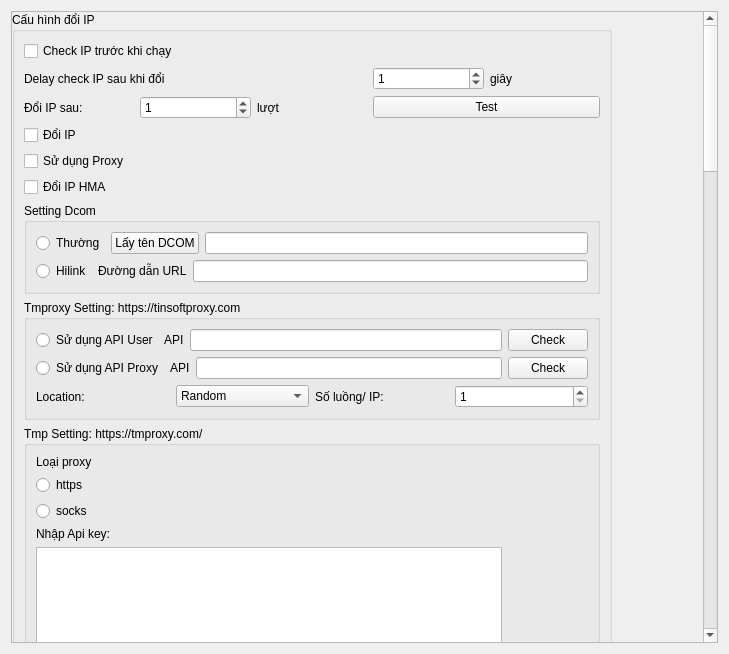
<?xml version="1.0" encoding="UTF-8"?>
<ui version="4.0">
 <class>ProxyConfig</class>
 <widget class="QWidget" name="ProxyConfig">
  <property name="geometry">
   <rect>
    <x>0</x>
    <y>0</y>
    <width>729</width>
    <height>654</height>
   </rect>
  </property>
  <property name="windowTitle">
   <string>Proxy Config</string>
  </property>
  <layout class="QVBoxLayout" name="verticalLayout">
   <item>
    <widget class="QScrollArea" name="scrollArea">
     <property name="widgetResizable">
      <bool>true</bool>
     </property>
     <widget class="QWidget" name="scrollAreaWidgetContents">
      <property name="geometry">
       <rect>
        <x>0</x>
        <y>-1634</y>
        <width>684</width>
        <height>2600</height>
       </rect>
      </property>
      <property name="minimumSize">
       <size>
        <width>0</width>
        <height>2600</height>
       </size>
      </property>
      <widget class="QGroupBox" name="groupBox_3">
       <property name="geometry">
        <rect>
         <x>0</x>
         <y>0</y>
         <width>600</width>
         <height>2101</height>
        </rect>
       </property>
       <property name="title">
        <string>Cấu hình đổi IP</string>
       </property>
       <layout class="QVBoxLayout" name="verticalLayout_2">
        <item>
         <layout class="QGridLayout" name="gridLayout_7">
          <item row="1" column="3">
           <widget class="QSpinBox" name="timeDelayCheckIPAfterChange">
            <property name="value">
             <number>1</number>
            </property>
           </widget>
          </item>
          <item row="0" column="0" colspan="4">
           <widget class="QCheckBox" name="checkIPBeforeRun">
            <property name="text">
             <string>Check IP trước khi chạy</string>
            </property>
           </widget>
          </item>
          <item row="1" column="4">
           <widget class="QLabel" name="label_10">
            <property name="text">
             <string>giây</string>
            </property>
           </widget>
          </item>
          <item row="2" column="0">
           <widget class="QLabel" name="label_7">
            <property name="text">
             <string>Đổi IP sau:</string>
            </property>
           </widget>
          </item>
          <item row="2" column="2">
           <widget class="QLabel" name="label_8">
            <property name="text">
             <string>lượt</string>
            </property>
           </widget>
          </item>
          <item row="2" column="1">
           <widget class="QSpinBox" name="timeChangeIP">
            <property name="value">
             <number>1</number>
            </property>
           </widget>
          </item>
          <item row="1" column="0" colspan="3">
           <widget class="QLabel" name="label_9">
            <property name="text">
             <string>Delay check IP sau khi đổi</string>
            </property>
           </widget>
          </item>
          <item row="2" column="3" colspan="2">
           <widget class="QPushButton" name="pushButton">
            <property name="text">
             <string>Test</string>
            </property>
           </widget>
          </item>
         </layout>
        </item>
        <item>
         <layout class="QGridLayout" name="gridLayout_8">
          <item row="0" column="0">
           <widget class="QCheckBox" name="changeIP">
            <property name="text">
             <string>Đổi IP</string>
            </property>
           </widget>
          </item>
          <item row="1" column="0">
           <widget class="QCheckBox" name="useProxy">
            <property name="text">
             <string>Sử dụng Proxy</string>
            </property>
           </widget>
          </item>
          <item row="2" column="0">
           <widget class="QCheckBox" name="changeIpHMA">
            <property name="text">
             <string>Đổi IP HMA</string>
            </property>
           </widget>
          </item>
         </layout>
        </item>
        <item>
         <widget class="QGroupBox" name="groupBox_5">
          <property name="title">
           <string>Setting Dcom</string>
          </property>
          <layout class="QGridLayout" name="gridLayout_4">
           <item row="0" column="0">
            <layout class="QHBoxLayout" name="horizontalLayout">
             <item>
              <widget class="QRadioButton" name="normalDcom">
               <property name="text">
                <string>Thường</string>
               </property>
              </widget>
             </item>
             <item>
              <widget class="QPushButton" name="pushButton_2">
               <property name="text">
                <string>Lấy tên DCOM</string>
               </property>
              </widget>
             </item>
             <item>
              <widget class="QLineEdit" name="getNameDCOM"/>
             </item>
            </layout>
           </item>
           <item row="1" column="0">
            <layout class="QHBoxLayout" name="horizontalLayout_2">
             <item>
              <widget class="QRadioButton" name="hilinkDcom">
               <property name="text">
                <string>Hilink</string>
               </property>
              </widget>
             </item>
             <item>
              <widget class="QLabel" name="label">
               <property name="text">
                <string>Đường dẫn URL</string>
               </property>
              </widget>
             </item>
             <item>
              <widget class="QLineEdit" name="linkURLDCOM"/>
             </item>
            </layout>
           </item>
          </layout>
         </widget>
        </item>
        <item>
         <widget class="QGroupBox" name="groupBox_7">
          <property name="title">
           <string>Tmproxy Setting: https://tinsoftproxy.com</string>
          </property>
          <layout class="QGridLayout" name="gridLayout_6">
           <item row="0" column="0">
            <layout class="QHBoxLayout" name="horizontalLayout_3">
             <item>
              <widget class="QRadioButton" name="useApiUserTinsoftproxy">
               <property name="text">
                <string>Sử dụng API User</string>
               </property>
              </widget>
             </item>
             <item>
              <widget class="QLabel" name="label_2">
               <property name="text">
                <string>API</string>
               </property>
              </widget>
             </item>
             <item>
              <widget class="QLineEdit" name="apiUserTinsoftproxy"/>
             </item>
             <item>
              <widget class="QPushButton" name="checkApiUserTinsoftproxy">
               <property name="text">
                <string>Check</string>
               </property>
              </widget>
             </item>
            </layout>
           </item>
           <item row="1" column="0">
            <layout class="QHBoxLayout" name="horizontalLayout_4">
             <item>
              <widget class="QRadioButton" name="useApiProxyTinsoftproxy">
               <property name="text">
                <string>Sử dụng API Proxy</string>
               </property>
              </widget>
             </item>
             <item>
              <widget class="QLabel" name="label_3">
               <property name="text">
                <string>API</string>
               </property>
              </widget>
             </item>
             <item>
              <widget class="QLineEdit" name="apiProxyTinsoftproxy"/>
             </item>
             <item>
              <widget class="QPushButton" name="checkApiProxyTinsoftproxy">
               <property name="text">
                <string>Check</string>
               </property>
              </widget>
             </item>
            </layout>
           </item>
           <item row="2" column="0">
            <layout class="QHBoxLayout" name="horizontalLayout_5">
             <item>
              <widget class="QLabel" name="label_4">
               <property name="text">
                <string>Location:</string>
               </property>
              </widget>
             </item>
             <item>
              <widget class="QComboBox" name="comboBox">
               <item>
                <property name="text">
                 <string>Random</string>
                </property>
               </item>
              </widget>
             </item>
             <item>
              <widget class="QLabel" name="label_5">
               <property name="text">
                <string>Số luồng/ IP:</string>
               </property>
              </widget>
             </item>
             <item>
              <widget class="QSpinBox" name="threadIpTinproxy">
               <property name="minimum">
                <number>1</number>
               </property>
              </widget>
             </item>
            </layout>
           </item>
          </layout>
         </widget>
        </item>
        <item>
         <widget class="QGroupBox" name="groupBox_4">
          <property name="title">
           <string>Tmp Setting: https://tmproxy.com/</string>
          </property>
          <layout class="QGridLayout" name="gridLayout_2">
           <item row="6" column="0">
            <layout class="QHBoxLayout" name="horizontalLayout_8">
             <item>
              <widget class="QLabel" name="label_13">
               <property name="text">
                <string>Số luồng/ IP:</string>
               </property>
              </widget>
             </item>
             <item>
              <widget class="QSpinBox" name="threadIpTmproxy">
               <property name="minimum">
                <number>1</number>
               </property>
              </widget>
             </item>
            </layout>
           </item>
           <item row="0" column="0">
            <widget class="QLabel" name="label_11">
             <property name="text">
              <string>Loại proxy</string>
             </property>
            </widget>
           </item>
           <item row="5" column="1">
            <widget class="QPushButton" name="checkApiKeyTmsoftproxy">
             <property name="text">
              <string>Check</string>
             </property>
            </widget>
           </item>
           <item row="4" column="0">
            <widget class="QLabel" name="label_14">
             <property name="text">
              <string>Nhập Api key:</string>
             </property>
            </widget>
           </item>
           <item row="5" column="0">
            <widget class="QTextEdit" name="apiKeyTmproxy"/>
           </item>
           <item row="1" column="0">
            <widget class="QRadioButton" name="httpTmProxy">
             <property name="text">
              <string>https</string>
             </property>
            </widget>
           </item>
           <item row="2" column="0">
            <widget class="QRadioButton" name="socketTmProxy">
             <property name="text">
              <string>socks</string>
             </property>
            </widget>
           </item>
          </layout>
         </widget>
        </item>
        <item>
         <widget class="QGroupBox" name="groupBox_8">
          <property name="title">
           <string>Setting Xproxy</string>
          </property>
          <layout class="QGridLayout" name="gridLayout_9">
           <item row="4" column="0">
            <widget class="QLabel" name="label_20">
             <property name="text">
              <string>Số luồng/ IP:</string>
             </property>
            </widget>
           </item>
           <item row="1" column="0">
            <widget class="QRadioButton" name="httpXproxy">
             <property name="text">
              <string>http</string>
             </property>
            </widget>
           </item>
           <item row="2" column="0">
            <widget class="QRadioButton" name="socketXproxy">
             <property name="text">
              <string>socks</string>
             </property>
            </widget>
           </item>
           <item row="4" column="1">
            <widget class="QSpinBox" name="threadXproxy"/>
           </item>
           <item row="3" column="0" colspan="2">
            <widget class="QTextEdit" name="proxyX"/>
           </item>
           <item row="0" column="0">
            <widget class="QLabel" name="label_12">
             <property name="text">
              <string>Loại proxy:</string>
             </property>
            </widget>
           </item>
          </layout>
         </widget>
        </item>
        <item>
         <widget class="QGroupBox" name="groupBox_6">
          <property name="title">
           <string>XProxy Setting: http://proxy.shoplike.vn/</string>
          </property>
          <layout class="QGridLayout" name="gridLayout_10">
           <item row="0" column="0">
            <widget class="QLabel" name="label_6">
             <property name="text">
              <string>Nhập Api key:</string>
             </property>
            </widget>
           </item>
           <item row="1" column="0" colspan="2">
            <widget class="QTextEdit" name="proxyShoplike"/>
           </item>
           <item row="2" column="0">
            <widget class="QLabel" name="label_23">
             <property name="text">
              <string>Số luồng/ IP:</string>
             </property>
            </widget>
           </item>
           <item row="2" column="1">
            <widget class="QSpinBox" name="threadIpProxyShoplike"/>
           </item>
          </layout>
         </widget>
        </item>
        <item>
         <widget class="QGroupBox" name="groupBox">
          <property name="title">
           <string>Setting Proxyv6.net</string>
          </property>
          <layout class="QGridLayout" name="gridLayout_3">
           <item row="0" column="0">
            <layout class="QHBoxLayout" name="horizontalLayout_9">
             <item>
              <widget class="QLabel" name="label_15">
               <property name="text">
                <string>API Key:</string>
               </property>
              </widget>
             </item>
             <item>
              <widget class="QLineEdit" name="apiKeyProxy6"/>
             </item>
            </layout>
           </item>
           <item row="1" column="0">
            <layout class="QHBoxLayout" name="horizontalLayout_10">
             <item>
              <widget class="QLabel" name="label_16">
               <property name="text">
                <string>Loại Proxy:</string>
               </property>
              </widget>
             </item>
             <item>
              <widget class="QRadioButton" name="httpProxyv6">
               <property name="text">
                <string>Http</string>
               </property>
              </widget>
             </item>
             <item>
              <widget class="QRadioButton" name="sock5sProxyv6">
               <property name="text">
                <string>Sock5s</string>
               </property>
              </widget>
             </item>
            </layout>
           </item>
           <item row="2" column="0">
            <widget class="QLabel" name="label_17">
             <property name="text">
              <string>Nhập Proxy:</string>
             </property>
            </widget>
           </item>
           <item row="3" column="0" colspan="2">
            <widget class="QTextEdit" name="proxyProxyv6"/>
           </item>
           <item row="4" column="0">
            <widget class="QLabel" name="label_18">
             <property name="text">
              <string>Số luồng/ IP:</string>
             </property>
            </widget>
           </item>
           <item row="4" column="1">
            <widget class="QSpinBox" name="threadProxyv6"/>
           </item>
          </layout>
         </widget>
        </item>
       </layout>
      </widget>
     </widget>
    </widget>
   </item>
  </layout>
 </widget>
 <resources/>
 <connections/>
</ui>
